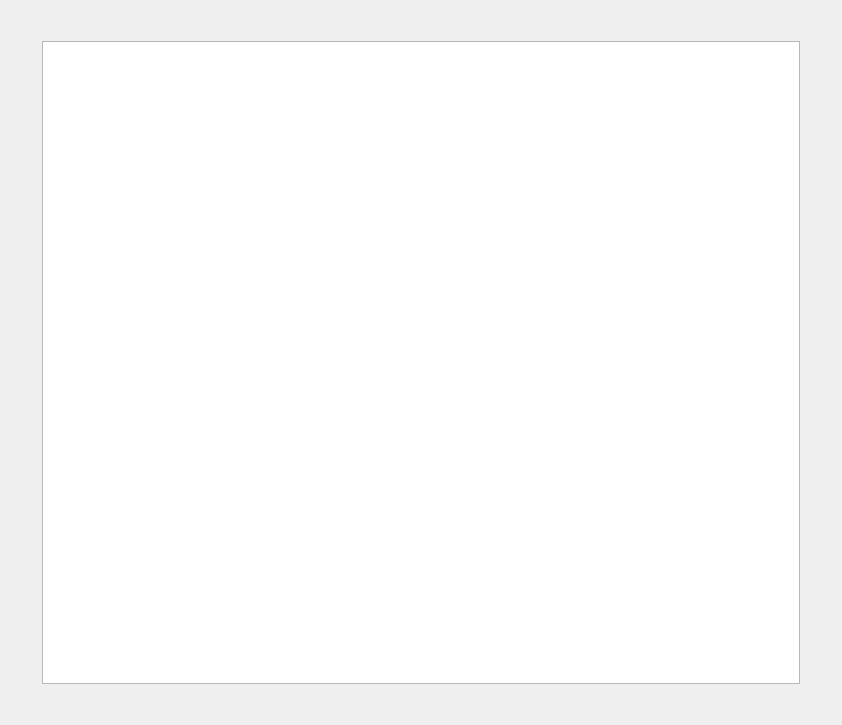
<?xml version="1.0" encoding="UTF-8"?>
<ui version="4.0">
 <class>TechWidgetBase</class>
 <widget class="QWidget" name="TechWidgetBase">
  <property name="geometry">
   <rect>
    <x>0</x>
    <y>0</y>
    <width>842</width>
    <height>725</height>
   </rect>
  </property>
  <property name="windowTitle">
   <string>Form2</string>
  </property>
  <layout class="QVBoxLayout">
   <item>
    <spacer name="spacer90">
     <property name="orientation">
      <enum>Qt::Vertical</enum>
     </property>
     <property name="sizeType">
      <enum>QSizePolicy::Fixed</enum>
     </property>
     <property name="sizeHint" stdset="0">
      <size>
       <width>20</width>
       <height>30</height>
      </size>
     </property>
    </spacer>
   </item>
   <item>
    <layout class="QHBoxLayout">
     <item>
      <spacer name="spacer88">
       <property name="orientation">
        <enum>Qt::Horizontal</enum>
       </property>
       <property name="sizeType">
        <enum>QSizePolicy::Fixed</enum>
       </property>
       <property name="sizeHint" stdset="0">
        <size>
         <width>31</width>
         <height>20</height>
        </size>
       </property>
      </spacer>
     </item>
     <item>
      <widget class="QTextEdit" name="textEdit1">
       <property name="readOnly">
        <bool>true</bool>
       </property>
       <property name="text" stdset="0">
        <string>&lt;br&gt;&lt;br&gt;
&lt;p align=&quot;center&quot;&gt;&lt;p align=&quot;center&quot;&gt;&lt;font size=&quot;+1&quot;&gt;&lt;u&gt;Equipo Tecnico&lt;/u&gt;&lt;/font&gt;&lt;/p&gt;
&lt;p align=&quot;center&quot;&gt;&lt;b&gt;Directores de Proyecto : &lt;/b&gt; Carlos Manzanedo y Pedro-Angel Gonzalez&lt;br&gt;
&lt;b&gt;Base de Datos :&lt;/b&gt; Pedro-Angel Gonzalez&lt;br&gt;
&lt;b&gt;Programador Principal :&lt;/b&gt; Carlos Manzanedo&lt;br&gt;
&lt;b&gt;Programador (impresora SRP-350) :&lt;/b&gt; Pablo Fernandez&lt;br&gt;
&lt;b&gt;Programador (widget comanda ) :&lt;/b&gt; Jose Ignacio Ferrero&lt;br&gt;
&lt;b&gt;Iconografia :&lt;/b&gt; Jorge Lopez-Lago&lt;br&gt;&lt;/p&gt;
&lt;br&gt;
&lt;p align=&quot;center&quot;&gt;&lt;font size=&quot;+1&quot;&gt;&lt;u&gt;Agradecimientos&lt;/u&gt;&lt;/font&gt;&lt;/p&gt;
&lt;p align=&quot;center&quot;&gt;Jose Ignacio Ferrero ,Marta Matos y Clara Uria&lt;br&gt;
Mesón Rueda &lt;font size=&quot;-1&quot;&gt;(C\Felix Rodriguez de la fuente ,Algete, Madrid)&lt;/font&gt;&lt;br&gt;&lt;/p&gt;

&lt;br&gt;
&lt;p align=&quot;center&quot;&gt;&lt;font size=&quot;+1&quot;&gt;&lt;u&gt;Agradecimiento a Proyectos externos&lt;/u&gt;&lt;/font&gt;&lt;/p&gt;
&lt;p align=&quot;center&quot;&gt;&lt;b&gt; ReportMan&lt;/b&gt;   (http://www.reportman.sourceforge.net)&lt;br&gt;&lt;b&gt; BlueSock&lt;/b&gt;   (http://www.bluesock.net)&lt;br&gt;
&lt;b&gt; TrollTech &lt;/b&gt;   (http://www.trolltech.com)&lt;br&gt;
&lt;b&gt; KDE&lt;/b&gt;   (http://www.kde.org)&lt;br&gt;
&lt;b&gt; libxml &lt;/b&gt;  (http://www.xmlsoft.org)&lt;br&gt;
&lt;b&gt; PostgreSQL &lt;/b&gt;  (http://www.postgresql.org)&lt;br&gt;&lt;/p&gt;&lt;/p&gt;</string>
       </property>
      </widget>
     </item>
     <item>
      <spacer name="spacer88_2">
       <property name="orientation">
        <enum>Qt::Horizontal</enum>
       </property>
       <property name="sizeType">
        <enum>QSizePolicy::Fixed</enum>
       </property>
       <property name="sizeHint" stdset="0">
        <size>
         <width>31</width>
         <height>20</height>
        </size>
       </property>
      </spacer>
     </item>
    </layout>
   </item>
   <item>
    <spacer name="spacer90_2">
     <property name="orientation">
      <enum>Qt::Vertical</enum>
     </property>
     <property name="sizeType">
      <enum>QSizePolicy::Fixed</enum>
     </property>
     <property name="sizeHint" stdset="0">
      <size>
       <width>20</width>
       <height>30</height>
      </size>
     </property>
    </spacer>
   </item>
  </layout>
 </widget>
 <layoutdefault spacing="6" margin="11"/>
 <resources/>
 <connections/>
</ui>
